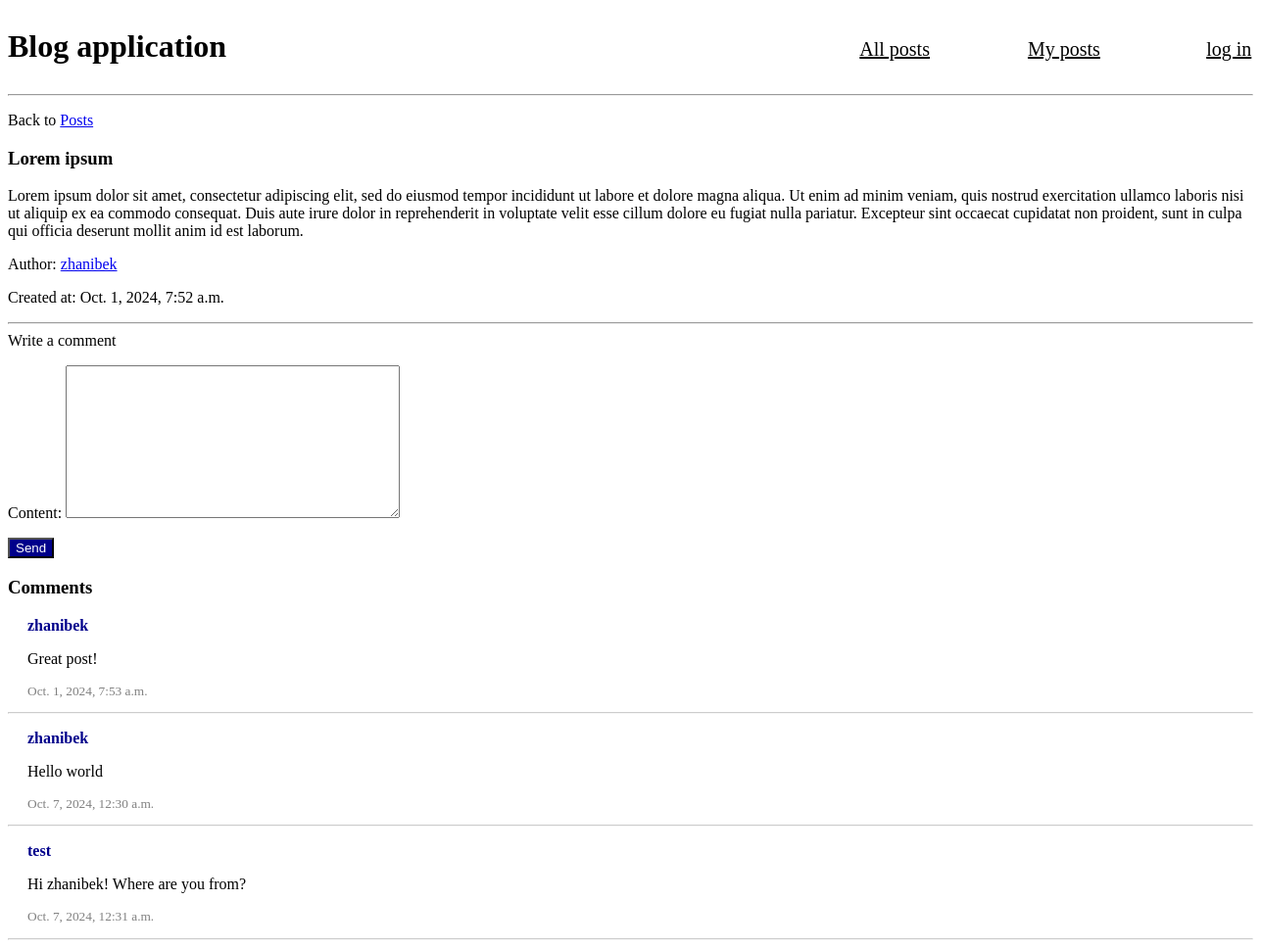
Before: /posts/1 with the older database file.
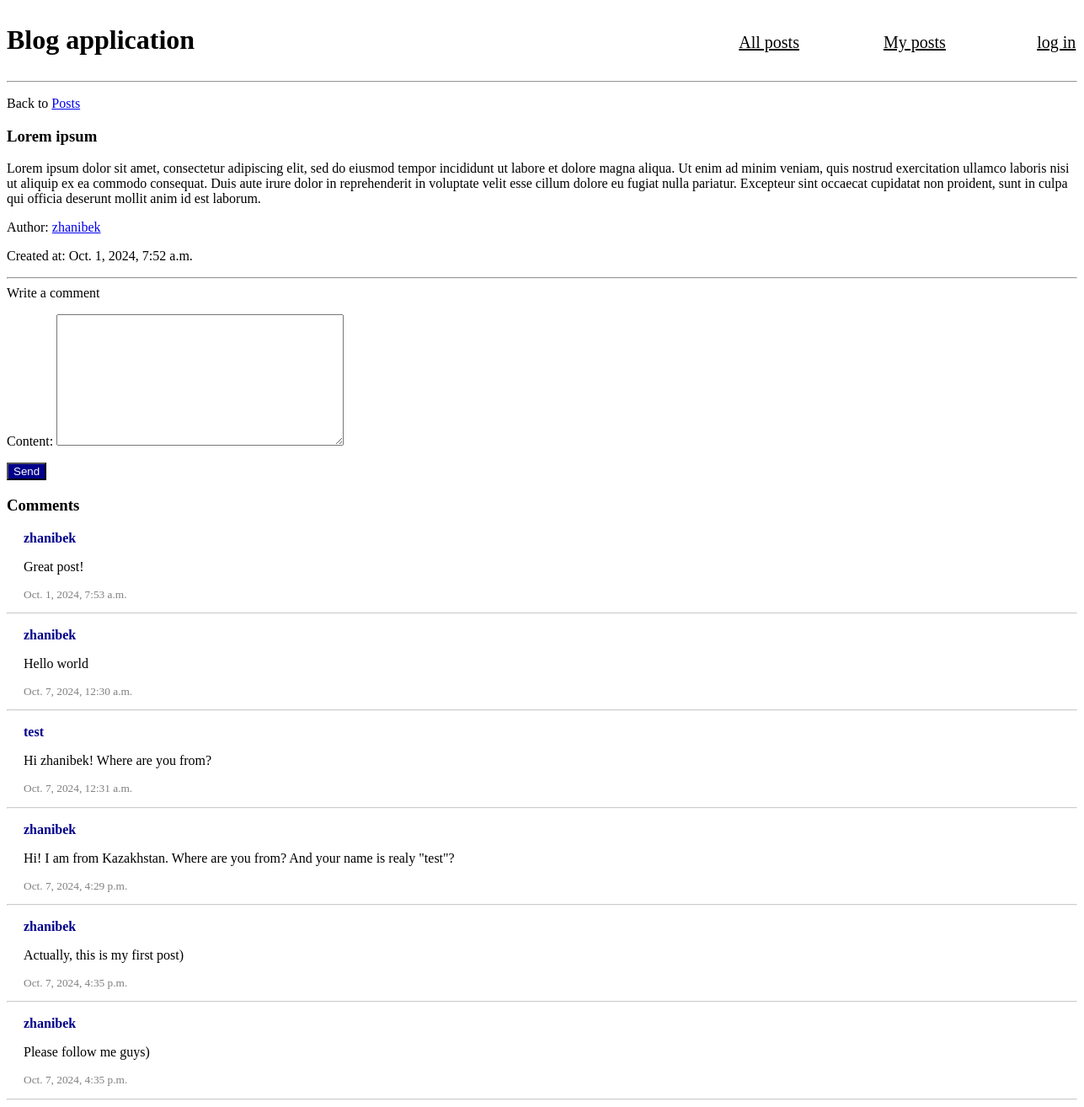
After: the same page with the newer database file.
### blog/models.py (models this page shows)
class Post(models.Model):
    title = models.CharField(max_length=250)
    content = models.TextField()
    created_at = models.DateTimeField()
    author = models.ForeignKey(User, on_delete=models.CASCADE)

class Comment(models.Model):
    content = models.TextField()
    created_at = models.DateTimeField()
    post = models.ForeignKey(Post, on_delete=models.CASCADE, related_name='comments')
    author = models.ForeignKey(User, on_delete=models.CASCADE)

### blog/views.py (the view)
# urls.py: path('posts/<int:id>', views.get_post),
def get_post(request, id):
    post = Post.objects.get(id=id)
    comments = Comment.objects.filter(post = post)
    if(request.method == 'POST'):
        form = AddCommentForm(request.POST)
        if form.is_valid():
            content = form.cleaned_data['content']
            created_at = datetime.now()
            author = request.user
            comment = Comment.objects.create(content=content, created_at= created_at, author=author, post=post)
            comment.save()
            return redirect(f'/posts/{id}')
    else:
        form = AddCommentForm()
    template = loader.get_template('post.html')
    context = {
        "form": form,
        "post": post,
        "comments": comments,
    }
    return HttpResponse(template.render(context, request))

### blog/forms.py
class AddCommentForm(forms.Form):
    content = forms.CharField(widget=forms.Textarea, label="Content")

### blog/templates/post.html (shortened to what this page needs)
{% extends "master.html" %}
{% block content%}
<p>Back to <a href="/posts">Posts</a></p>
    <h3>{{post.title}}</h3>
    <p>{{post.content}}</p>
    <p>Author: <a href="/users/{{post.author.id}}">{{post.author}}</a></p>
    <p>Created at: {{post.created_at}}</p>
    <hr>
    <label for="new_comment">Write a comment</label>
    <form id="new_comment" action="" method="POST">
        {{form.as_p}}
        <button style="color: white; background-color:darkblue; cursor:pointer" type="submit">Send</button>
    </form>
    <h3>Comments</h3>
    {% for comment in comments %}
    <div style="margin-left: 10px; padding-left:10px ">
        <p style="font-weight: bolder; color:darkblue">{{comment.author}}</p>
        <p >{{comment.content}}</p>
        <p style="font-size:smaller; color: gray;">{{comment.created_at}}</p>
    </div>
    <hr style=" opacity:0.5; color: gray; ">
    {% endfor %}
{% endblock %}

### blog/templates/master.html (shortened to what this page needs)
<!DOCTYPE html>
<html>
<head>
</head>
<body>
<div style="display: flex; flex-direction:row; ">
<h1>Blog application  </h1>
{% if user.is_authenticated %}
  <p style="position: relative; left:1000px; top:15px;"> <a style="color:black; font-size:20px; font-weight:bolderx" href="/profile/">{{ user.username }}</a></p>
{% else %}
  <p  style="position: relative; left:1000px; top:15px;"> <a style="color:black; font-size:20px; font-weight:bolderx" href="/login/">log in</a> </p>
{% endif %}
<p style="position: relative; left:600px; top:15px;" > <a style="color:black; font-size:20px; font-weight:bolderx" href="/posts/">All posts</a></p>
<p style="position: relative; left:700px; top:15px;" > <a style="color:black; font-size:20px; font-weight:bolderx" href="/my_posts/">My posts</a></p>
</div>
<hr>
{% block content %}
{% endblock %}
</body>
</html>

Changed rows visible on the page:
added Comment: author "zhanibek", content "Hi! I am from Kazakhstan. Where are you from? And your name is realy \"test\"?", created_at "Oct. 7, 2024, 4:29 p.m."
added Comment: author "zhanibek", content "Actually, this is my first post)", created_at "Oct. 7, 2024, 4:35 p.m."
added Comment: author "zhanibek", content "Please follow me guys)", created_at "Oct. 7, 2024, 4:35 p.m."
